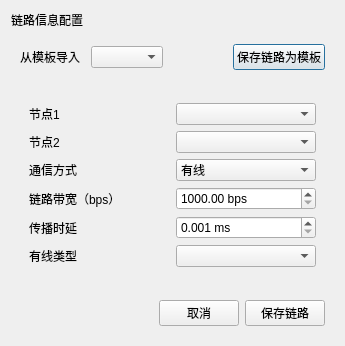
<?xml version="1.0" encoding="UTF-8"?>
<ui version="4.0">
 <class>DialogLink</class>
 <widget class="QDialog" name="DialogLink">
  <property name="geometry">
   <rect>
    <x>0</x>
    <y>0</y>
    <width>345</width>
    <height>326</height>
   </rect>
  </property>
  <property name="windowTitle">
   <string>Dialog</string>
  </property>
  <layout class="QVBoxLayout" name="verticalLayout">
   <item>
    <widget class="QLabel" name="lblDlgLinkTitle">
     <property name="text">
      <string>链路信息配置</string>
     </property>
     <property name="styleType" stdset="0">
      <string>h1</string>
     </property>
    </widget>
   </item>
   <item>
    <widget class="QWidget" name="widget_5" native="true">
     <layout class="QGridLayout" name="gridLayout_5" columnstretch="1,1,1,1">
      <item row="0" column="0">
       <widget class="QLabel" name="lblLinkTemplate">
        <property name="text">
         <string>从模板导入</string>
        </property>
       </widget>
      </item>
      <item row="0" column="1">
       <widget class="QComboBox" name="cmbLinkTemplate"/>
      </item>
      <item row="0" column="2">
       <spacer name="horizontalSpacer_2">
        <property name="orientation">
         <enum>Qt::Horizontal</enum>
        </property>
        <property name="sizeHint" stdset="0">
         <size>
          <width>121</width>
          <height>20</height>
         </size>
        </property>
       </spacer>
      </item>
      <item row="0" column="3">
       <widget class="QPushButton" name="btnSaveLinkTemplate">
        <property name="text">
         <string>保存链路为模板</string>
        </property>
       </widget>
      </item>
     </layout>
    </widget>
   </item>
   <item>
    <widget class="QWidget" name="widget_4" native="true">
     <layout class="QHBoxLayout" name="horizontalLayout">
      <item>
       <widget class="QWidget" name="widget" native="true">
        <layout class="QGridLayout" name="gridLayout">
         <item row="2" column="1">
          <widget class="QComboBox" name="cmbLinkType">
           <item>
            <property name="text">
             <string>有线</string>
            </property>
           </item>
           <item>
            <property name="text">
             <string>无线</string>
            </property>
           </item>
          </widget>
         </item>
         <item row="3" column="1">
          <widget class="QDoubleSpinBox" name="dsbBandwidthBps">
           <property name="suffix">
            <string> bps</string>
           </property>
           <property name="minimum">
            <double>1000.000000000000000</double>
           </property>
           <property name="maximum">
            <double>10000000.000000000000000</double>
           </property>
          </widget>
         </item>
         <item row="0" column="1">
          <widget class="QComboBox" name="cmbSrcNode"/>
         </item>
         <item row="4" column="1">
          <widget class="QDoubleSpinBox" name="dsbPropDelayS">
           <property name="suffix">
            <string> ms</string>
           </property>
           <property name="decimals">
            <number>3</number>
           </property>
           <property name="minimum">
            <double>0.001000000000000</double>
           </property>
           <property name="maximum">
            <double>1000.000000000000000</double>
           </property>
          </widget>
         </item>
         <item row="5" column="1">
          <widget class="QComboBox" name="cmbWiredSubType"/>
         </item>
         <item row="1" column="0">
          <widget class="QLabel" name="lblDstNodeId">
           <property name="text">
            <string>节点2</string>
           </property>
          </widget>
         </item>
         <item row="4" column="0">
          <widget class="QLabel" name="lblPropDelay">
           <property name="text">
            <string>传播时延</string>
           </property>
          </widget>
         </item>
         <item row="5" column="0">
          <widget class="QLabel" name="lblWiredType">
           <property name="text">
            <string>有线类型</string>
           </property>
          </widget>
         </item>
         <item row="1" column="1">
          <widget class="QComboBox" name="cmbDstNode"/>
         </item>
         <item row="3" column="0">
          <widget class="QLabel" name="lblBandwidth">
           <property name="text">
            <string>链路带宽（bps）</string>
           </property>
          </widget>
         </item>
         <item row="0" column="0">
          <widget class="QLabel" name="lblSrcNodeId">
           <property name="text">
            <string>节点1</string>
           </property>
          </widget>
         </item>
         <item row="2" column="0">
          <widget class="QLabel" name="lblLinkType">
           <property name="text">
            <string>通信方式</string>
           </property>
          </widget>
         </item>
        </layout>
       </widget>
      </item>
     </layout>
    </widget>
   </item>
   <item>
    <widget class="QWidget" name="widget_2" native="true">
     <layout class="QGridLayout" name="gridLayout_2">
      <item row="0" column="1">
       <widget class="QPushButton" name="btnCancel">
        <property name="text">
         <string>取消</string>
        </property>
       </widget>
      </item>
      <item row="0" column="2">
       <widget class="QPushButton" name="btnSaveLink">
        <property name="text">
         <string>保存链路</string>
        </property>
       </widget>
      </item>
      <item row="0" column="0">
       <spacer name="horizontalSpacer">
        <property name="orientation">
         <enum>Qt::Horizontal</enum>
        </property>
        <property name="sizeHint" stdset="0">
         <size>
          <width>40</width>
          <height>20</height>
         </size>
        </property>
       </spacer>
      </item>
     </layout>
    </widget>
   </item>
  </layout>
 </widget>
 <resources/>
 <connections/>
</ui>
